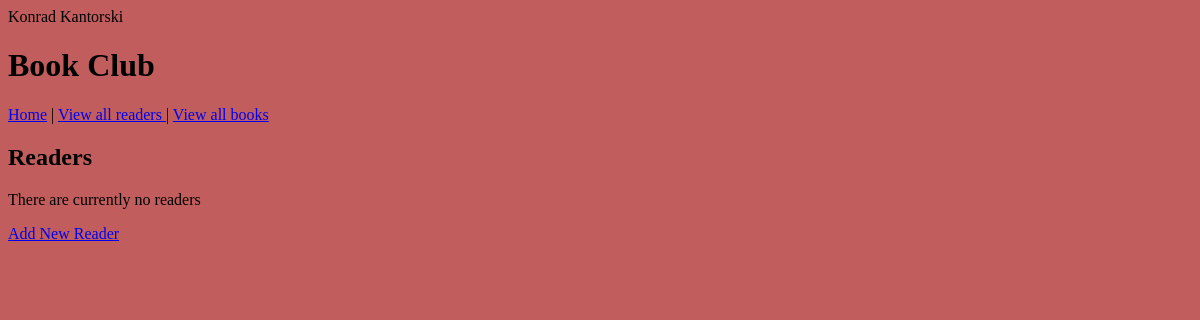
/view-readers, run on an earlier commit of the app's database.
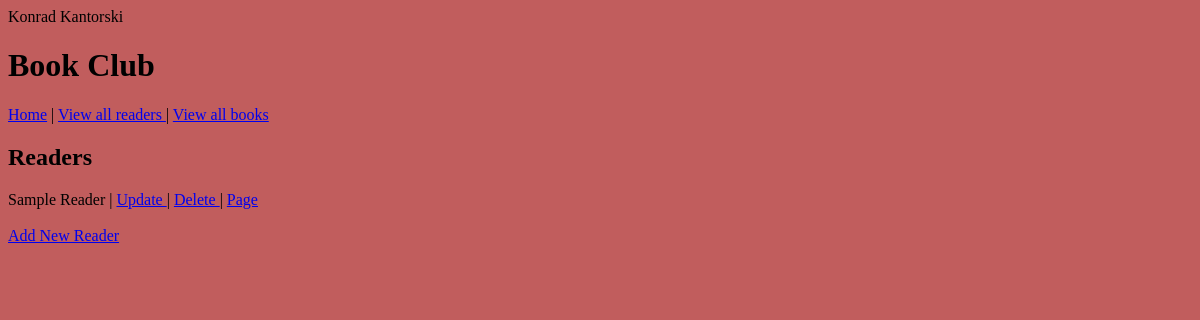
And on a later commit of the database.
### application/models.py (models this page shows)
class Reader(db.Model):
    rid = db.Column(db.Integer, primary_key=True)
    forename = db.Column(db.String(30), nullable=False)
    surname = db.Column(db.String(30), nullable=False)
    books = db.relationship('Book', backref='reader')
    def __str__(self):
        return f"{self.forename} {self.surname} "

### application/routes.py (the view)
@app.route('/view-readers')
def view_all_readers():
    readers = Reader.query.order_by(Reader.forename).all()
    return render_template('view_all_readers.html', readers=list(readers))

### application/templates/view_all_readers.html
{% extends 'layout.html' %}
{% block body %}
        <h2>Readers</h2>
        {% if not readers %}
        <p>There are currently no readers</p>
        {% else %}
        {% for reader in readers %}
        {{ reader.__str__() }}  | <a href="{{ url_for('update_reader', id=reader.rid) }}"> Update </a> | <a href="{{ url_for('delete_reader', id=reader.rid) }}"> Delete </a> | <a href="{{ url_for('get_reader_by_id', id=reader.rid) }}">Page</a><br>
        <br>
        {% endfor %}
        {% endif %}
        <a href="{{ url_for('create_reader') }}"> Add New Reader </a>
{% endblock body %}

What changed in the data, as far as the page shows it:
added Reader: __str__ "Sample Reader"
Also different on the page:
text no longer shown: "There are currently no readers"
